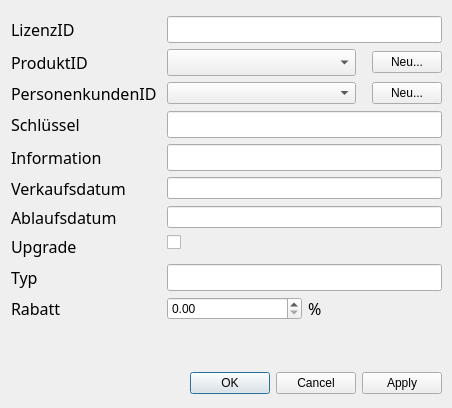
<?xml version="1.0" encoding="UTF-8"?>
<ui version="4.0">
 <class>DBOp_Lizenz</class>
 <widget class="QDialog" name="DBOp_Lizenz">
  <property name="geometry">
   <rect>
    <x>0</x>
    <y>0</y>
    <width>452</width>
    <height>408</height>
   </rect>
  </property>
  <property name="windowTitle">
   <string>Lizenz</string>
  </property>
  <widget class="QWidget" name="">
   <property name="geometry">
    <rect>
     <x>11</x>
     <y>16</y>
     <width>431</width>
     <height>378</height>
    </rect>
   </property>
   <layout class="QVBoxLayout" name="verticalLayout">
    <item>
     <layout class="QFormLayout" name="formLayout">
      <item row="0" column="0">
       <widget class="QLabel" name="labelLizenzID">
        <property name="minimumSize">
         <size>
          <width>150</width>
          <height>0</height>
         </size>
        </property>
        <property name="font">
         <font>
          <family>Sans Serif</family>
          <pointsize>12</pointsize>
         </font>
        </property>
        <property name="text">
         <string>LizenzID</string>
        </property>
       </widget>
      </item>
      <item row="0" column="1">
       <widget class="QLineEdit" name="lineLizenzID">
        <property name="minimumSize">
         <size>
          <width>200</width>
          <height>27</height>
         </size>
        </property>
       </widget>
      </item>
      <item row="1" column="0">
       <widget class="QLabel" name="labelProduktID">
        <property name="font">
         <font>
          <family>Sans Serif</family>
          <pointsize>12</pointsize>
         </font>
        </property>
        <property name="text">
         <string>ProduktID</string>
        </property>
       </widget>
      </item>
      <item row="1" column="1">
       <layout class="QHBoxLayout" name="horizontalLayout">
        <item>
         <widget class="QComboBox" name="comboProduktID">
          <property name="minimumSize">
           <size>
            <width>120</width>
            <height>27</height>
           </size>
          </property>
         </widget>
        </item>
        <item>
         <spacer name="horizontalSpacer">
          <property name="orientation">
           <enum>Qt::Horizontal</enum>
          </property>
          <property name="sizeType">
           <enum>QSizePolicy::Fixed</enum>
          </property>
          <property name="sizeHint" stdset="0">
           <size>
            <width>10</width>
            <height>20</height>
           </size>
          </property>
         </spacer>
        </item>
        <item>
         <widget class="QPushButton" name="pushNeuPr">
          <property name="maximumSize">
           <size>
            <width>70</width>
            <height>16777215</height>
           </size>
          </property>
          <property name="text">
           <string>Neu...</string>
          </property>
         </widget>
        </item>
       </layout>
      </item>
      <item row="2" column="0">
       <widget class="QLabel" name="labelPersonenkundenID">
        <property name="font">
         <font>
          <family>Sans Serif</family>
          <pointsize>12</pointsize>
         </font>
        </property>
        <property name="text">
         <string>PersonenkundenID</string>
        </property>
       </widget>
      </item>
      <item row="2" column="1">
       <layout class="QHBoxLayout" name="horizontalLayout_4">
        <item>
         <widget class="QComboBox" name="comboPersonenkunde">
          <property name="minimumSize">
           <size>
            <width>120</width>
            <height>0</height>
           </size>
          </property>
         </widget>
        </item>
        <item>
         <spacer name="horizontalSpacer_3">
          <property name="orientation">
           <enum>Qt::Horizontal</enum>
          </property>
          <property name="sizeType">
           <enum>QSizePolicy::Fixed</enum>
          </property>
          <property name="sizeHint" stdset="0">
           <size>
            <width>10</width>
            <height>20</height>
           </size>
          </property>
         </spacer>
        </item>
        <item>
         <widget class="QPushButton" name="pushNeuPk">
          <property name="maximumSize">
           <size>
            <width>70</width>
            <height>16777215</height>
           </size>
          </property>
          <property name="text">
           <string>Neu...</string>
          </property>
         </widget>
        </item>
       </layout>
      </item>
      <item row="3" column="0">
       <widget class="QLabel" name="labelSchluessel">
        <property name="font">
         <font>
          <family>Sans Serif</family>
          <pointsize>12</pointsize>
         </font>
        </property>
        <property name="text">
         <string>Schlüssel</string>
        </property>
       </widget>
      </item>
      <item row="3" column="1">
       <widget class="QLineEdit" name="lineSchluessel">
        <property name="minimumSize">
         <size>
          <width>200</width>
          <height>27</height>
         </size>
        </property>
       </widget>
      </item>
      <item row="4" column="0">
       <widget class="QLabel" name="labelInformation">
        <property name="font">
         <font>
          <family>Sans Serif</family>
          <pointsize>12</pointsize>
         </font>
        </property>
        <property name="text">
         <string>Information</string>
        </property>
       </widget>
      </item>
      <item row="4" column="1">
       <widget class="QLineEdit" name="lineInformation">
        <property name="minimumSize">
         <size>
          <width>200</width>
          <height>27</height>
         </size>
        </property>
       </widget>
      </item>
      <item row="5" column="0">
       <widget class="QLabel" name="labelVerkaufsdatum">
        <property name="font">
         <font>
          <family>Sans Serif</family>
          <pointsize>12</pointsize>
         </font>
        </property>
        <property name="text">
         <string>Verkaufsdatum</string>
        </property>
       </widget>
      </item>
      <item row="5" column="1">
       <widget class="QLineEdit" name="lineVerkaufsdatum"/>
      </item>
      <item row="6" column="0">
       <widget class="QLabel" name="labelAblaufsdatum">
        <property name="font">
         <font>
          <family>Sans Serif</family>
          <pointsize>12</pointsize>
         </font>
        </property>
        <property name="text">
         <string>Ablaufsdatum</string>
        </property>
       </widget>
      </item>
      <item row="6" column="1">
       <widget class="QLineEdit" name="lineAblaufsdatum"/>
      </item>
      <item row="7" column="0">
       <widget class="QLabel" name="labelUpgrade">
        <property name="font">
         <font>
          <family>Sans Serif</family>
          <pointsize>12</pointsize>
         </font>
        </property>
        <property name="text">
         <string>Upgrade</string>
        </property>
       </widget>
      </item>
      <item row="7" column="1">
       <widget class="QCheckBox" name="checkUpgrade">
        <property name="text">
         <string/>
        </property>
       </widget>
      </item>
      <item row="8" column="0">
       <widget class="QLabel" name="labelTyp">
        <property name="font">
         <font>
          <family>Sans Serif</family>
          <pointsize>12</pointsize>
         </font>
        </property>
        <property name="text">
         <string>Typ</string>
        </property>
       </widget>
      </item>
      <item row="8" column="1">
       <widget class="QLineEdit" name="lineTyp">
        <property name="minimumSize">
         <size>
          <width>200</width>
          <height>27</height>
         </size>
        </property>
       </widget>
      </item>
      <item row="9" column="0">
       <widget class="QLabel" name="labelRabatt">
        <property name="font">
         <font>
          <family>Sans Serif</family>
          <pointsize>12</pointsize>
         </font>
        </property>
        <property name="text">
         <string>Rabatt</string>
        </property>
       </widget>
      </item>
      <item row="9" column="1">
       <layout class="QHBoxLayout" name="horizontalLayout_2">
        <item>
         <widget class="QDoubleSpinBox" name="doubleRabatt">
          <property name="minimumSize">
           <size>
            <width>100</width>
            <height>0</height>
           </size>
          </property>
          <property name="maximum">
           <double>99999.990000000005239</double>
          </property>
         </widget>
        </item>
        <item>
         <widget class="QLabel" name="labelProzent">
          <property name="minimumSize">
           <size>
            <width>20</width>
            <height>0</height>
           </size>
          </property>
          <property name="font">
           <font>
            <family>Sans Serif</family>
            <pointsize>12</pointsize>
           </font>
          </property>
          <property name="text">
           <string>%</string>
          </property>
         </widget>
        </item>
       </layout>
      </item>
     </layout>
    </item>
    <item>
     <spacer name="verticalSpacer">
      <property name="orientation">
       <enum>Qt::Vertical</enum>
      </property>
      <property name="sizeHint" stdset="0">
       <size>
        <width>423</width>
        <height>13</height>
       </size>
      </property>
     </spacer>
    </item>
    <item>
     <widget class="QDialogButtonBox" name="buttonBox">
      <property name="orientation">
       <enum>Qt::Horizontal</enum>
      </property>
      <property name="standardButtons">
       <set>QDialogButtonBox::Apply|QDialogButtonBox::Cancel|QDialogButtonBox::Ok</set>
      </property>
     </widget>
    </item>
   </layout>
  </widget>
 </widget>
 <resources/>
 <connections>
  <connection>
   <sender>buttonBox</sender>
   <signal>accepted()</signal>
   <receiver>DBOp_Lizenz</receiver>
   <slot>accept()</slot>
   <hints>
    <hint type="sourcelabel">
     <x>248</x>
     <y>254</y>
    </hint>
    <hint type="destinationlabel">
     <x>157</x>
     <y>274</y>
    </hint>
   </hints>
  </connection>
  <connection>
   <sender>buttonBox</sender>
   <signal>rejected()</signal>
   <receiver>DBOp_Lizenz</receiver>
   <slot>reject()</slot>
   <hints>
    <hint type="sourcelabel">
     <x>316</x>
     <y>260</y>
    </hint>
    <hint type="destinationlabel">
     <x>286</x>
     <y>274</y>
    </hint>
   </hints>
  </connection>
 </connections>
</ui>
